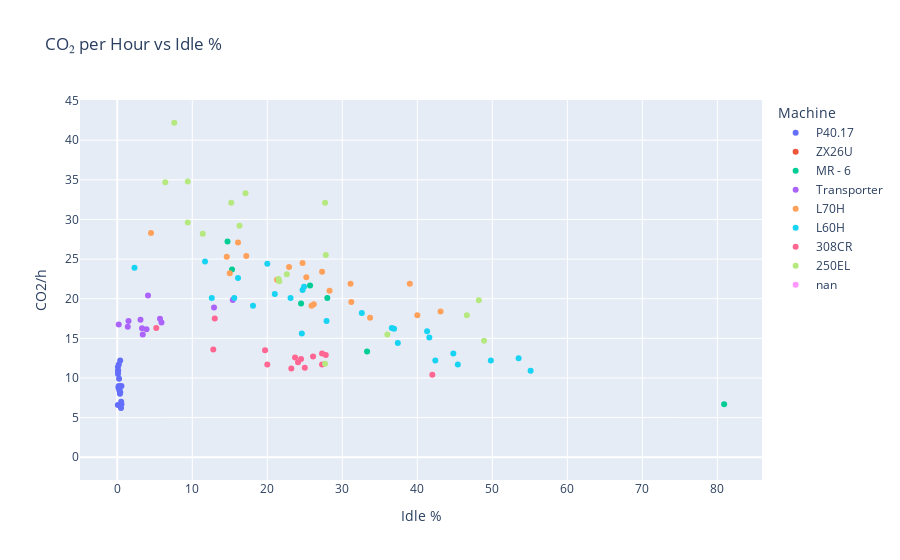

The cell this chart's notebook holds for it:
### Markdown cell above
### CO2/h vs Idle %

### Code cell
fig3 = px.scatter(data, x='Idle %', y='CO2/h', color='Machine',
                  hover_data=['Date', 'engine_hours', 'Fuel (l)'],
                  title='CO₂ per Hour vs Idle %')
fig3.show()

### Figure 1 — Plotly figure (JSON) as saved in the notebook; plotly's stock layout.template omitted (floating-point values rounded to 4 significant figures)
{"data": [{"customdata": [["2025-04-14", 0.5667, 2.5], ["2025-04-15", 0.6833, 2.3], ["2025-04-16", 0.5833, 2.5], ["2025-04-22", 1.767, 5.7], ["2025-04-23", 1.85, 4.6], ["2025-04-24", 1.733, 5.8], ["2025-04-25", 0.5667, 2.6], ["2025-04-28", 1.967, 6.2], ["2025-04-29", 3.833, 12.9], ["2025-04-30", 0.6833, 2.7], ["2025-05-01", 0.5833, 2.4], ["2025-05-02", 0.15, 0.7], ["2025-05-05", 0.5667, 2.1], ["2025-05-06", 1.267, 3.8], ["2025-05-07", 3.067, 9.5], ["2025-05-08", 3.083, 7.8], ["2025-05-09", 1.367, 5.6], ["2025-05-10", 0, 0], ["2025-05-12", 2.217, 5.2], ["2025-05-13", 2.983, 9.9], ["2025-05-14", 1.45, 3.8]], "hovertemplate": "Machine=P40.17<br>Idle %=%{x}<br>CO2/h=%{y}<br>Date=%{customdata[0]}<br>engine_hours=%{customdata[1]}<br>Fuel (l)=%{customdata[2]}<extra></extra>", "legendgroup": "P40.17", "marker": {"color": "#636efa", "symbol": "circle"}, "mode": "markers", "name": "P40.17", "orientation": "v", "showlegend": true, "type": "scatter", "x": [0.21, 0.56, 0.09, 0.27, 0.08, 0.34, 0.39, 0.3, 0.2, 0.1, 0.11, null, 0.24, 0.36, 0.4, 0.56, 0.12, null, 0.5, 0.16, 0.52], "xaxis": "x", "y": [11.7, 9, 11.4, 8.6, 6.6, 8.9, 12.2, 8.4, 9, 10.5, 10.9, 12.4, 9.9, 8, 8.2, 6.7, 10.9, 0, 6.2, 8.8, 7], "yaxis": "y"}, {"customdata": [["2025-04-14", 2.9, null], ["2025-04-15", 4.3, null], ["2025-04-16", 3.8, null], ["2025-04-22", 2.1, null], ["2025-04-23", 0.4, null], ["2025-04-24", 0.7, null], ["2025-04-30", 3.5, null], ["2025-05-01", 5.4, null], ["2025-05-02", 5.2, null], ["2025-05-03", 0, null], ["2025-05-04", 4.1, null], ["2025-05-05", 3.2, null], ["2025-05-06", 0.8, null], ["2025-05-07", 1.4, null], ["2025-05-08", 2.9, null], ["2025-05-09", 1.1, null], ["2025-05-12", 0.8, null], ["2025-05-14", 2.5, null]], "hovertemplate": "Machine=ZX26U<br>Idle %=%{x}<br>CO2/h=%{y}<br>Date=%{customdata[0]}<br>engine_hours=%{customdata[1]}<br>Fuel (l)=%{customdata[2]}<extra></extra>", "legendgroup": "ZX26U", "marker": {"color": "#EF553B", "symbol": "circle"}, "mode": "markers", "name": "ZX26U", "orientation": "v", "showlegend": true, "type": "scatter", "x": [null, null, null, null, null, null, null, null, null, null, null, null, null, null, null, null, null, null], "xaxis": "x", "y": [null, null, null, null, null, null, null, null, null, null, null, null, null, null, null, null, null, null], "yaxis": "y"}, {"customdata": [["2025-04-14", 0.2, 1], ["2025-04-16", 0, 0], ["2025-04-20", 3.5, 28.4], ["2025-04-21", 6.1, 62.2], ["2025-04-22", 1.5, 10.9], ["2025-04-23", 5.3, 39.9], ["2025-04-24", 6.5, 57.7], ["2025-04-30", 0.4, 1], ["2025-05-07", 78.8, null], ["2025-05-08", 66.1, null], ["2025-05-09", 16, null], ["2025-05-12", 82.4, null], ["2025-05-13", 77.1, null], ["2025-05-14", 59.5, null]], "hovertemplate": "Machine=MR - 6<br>Idle %=%{x}<br>CO2/h=%{y}<br>Date=%{customdata[0]}<br>engine_hours=%{customdata[1]}<br>Fuel (l)=%{customdata[2]}<extra></extra>", "legendgroup": "MR - 6", "marker": {"color": "#00cc96", "symbol": "circle"}, "mode": "markers", "name": "MR - 6", "orientation": "v", "showlegend": true, "type": "scatter", "x": [33.3, null, 25.7, 14.7, 24.5, 28, 15.3, 80.9, 0.19, 0.19, 0.21, 0.2, 0.16, 0.2], "xaxis": "x", "y": [13.35, 0, 21.67, 27.23, 19.4, 20.1, 23.7, 6.68, null, null, null, null, null, null], "yaxis": "y"}, {"customdata": [["2025-04-14", 2.26, 13.1], ["2025-04-15", 2.28, 13.8], ["2025-04-16", 2.2, 14.3], ["2025-04-17", 2.15, 15.2], ["2025-04-22", 2.15, 13.7], ["2025-04-23", 2.23, 13.6], ["2025-04-24", 2.13, 13.3], ["2025-04-25", 2.22, 14.3], ["2025-04-28", 2.2, 13.8], ["2025-04-29", 2.1, 14], ["2025-04-30", 2.26, 14.8], ["2025-05-01", 2.41, 17.9], ["2025-05-05", 2.42, 18.5], ["2025-05-06", 2.13, 18], ["2025-05-07", 2.26, 18.7], ["2025-05-08", 2.19, 18.7], ["2025-05-09", 2.25, 18.7], ["2025-05-12", 2.19, 13.5], ["2025-05-13", 2.16, 13.7], ["2025-05-14", 1.04, 9.2]], "hovertemplate": "Machine=Transporter<br>Idle %=%{x}<br>CO2/h=%{y}<br>Date=%{customdata[0]}<br>engine_hours=%{customdata[1]}<br>Fuel (l)=%{customdata[2]}<extra></extra>", "legendgroup": "Transporter", "marker": {"color": "#ab63fa", "symbol": "circle"}, "mode": "markers", "name": "Transporter", "orientation": "v", "showlegend": true, "type": "scatter", "x": [3.4, 3.9, 3.1, 12.9, 5.9, 3.3, null, 1.5, 0.2, null, 5.7, 15.4, 4.1, null, null, null, null, 1.4, null, null], "xaxis": "x", "y": [15.48, 16.16, 17.36, 18.88, 17.01, 16.28, 16.67, 17.2, 16.75, 17.8, 17.48, 19.83, 20.41, 22.56, 22.09, 22.8, 22.19, 16.46, 16.93, 23.62], "yaxis": "y"}, {"customdata": [["2025-04-14", 4.05, 33.4], ["2025-04-15", 3.633, 37], ["2025-04-16", 2.583, 17.9], ["2025-04-20", 5.3, 44.6], ["2025-04-21", 6.183, 56.9], ["2025-04-22", 2.083, 13.8], ["2025-04-23", 5.617, 44.4], ["2025-04-24", 8.183, 60.3], ["2025-04-30", 0.3667, 3.9], ["2025-05-01", 4.7, 41], ["2025-05-02", 1.867, 13.4], ["2025-05-05", 7.167, 68.4], ["2025-05-06", 4.483, 40.5], ["2025-05-07", 4.633, 44], ["2025-05-08", 4.633, 40.8], ["2025-05-09", 0.8333, 5.6], ["2025-05-12", 7.833, 64.5], ["2025-05-13", 4.167, 30.3], ["2025-05-14", 3.4, 29]], "hovertemplate": "Machine=L70H<br>Idle %=%{x}<br>CO2/h=%{y}<br>Date=%{customdata[0]}<br>engine_hours=%{customdata[1]}<br>Fuel (l)=%{customdata[2]}<extra></extra>", "legendgroup": "L70H", "marker": {"color": "#FFA15A", "symbol": "circle"}, "mode": "markers", "name": "L70H", "orientation": "v", "showlegend": true, "type": "scatter", "x": [39, 16.1, 43.1, 21.3, 24.7, 33.7, 28.3, 31.2, 4.5, 15, 25.9, 17.2, 22.9, 14.6, 27.3, 40, 31.1, 26.2, 25.2], "xaxis": "x", "y": [21.9, 27.1, 18.4, 22.4, 24.5, 17.6, 21, 19.6, 28.3, 23.2, 19.1, 25.4, 24, 25.3, 23.4, 17.9, 21.9, 19.3, 22.7], "yaxis": "y"}, {"customdata": [["2025-04-14", 8.583, 51.2], ["2025-04-15", 4.9, 27.9], ["2025-04-16", 6.983, 47.7], ["2025-04-17", 3.033, 24.1], ["2025-04-18", 2.667, 21.6], ["2025-04-19", 2.417, 14.8], ["2025-04-21", 2.417, 22.2], ["2025-04-22", 1.067, 9.9], ["2025-04-23", 4.533, 24.5], ["2025-04-24", 4.133, 18.2], ["2025-04-25", 1.917, 16.3], ["2025-04-28", 3.55, 20.8], ["2025-04-29", 4.167, 19.1], ["2025-04-30", 8.017, 60.7], ["2025-05-01", 6.533, 49.3], ["2025-05-02", 5.917, 45.9], ["2025-05-04", 0.7333, 6.6], ["2025-05-05", 4.983, 22.9], ["2025-05-06", 5.433, 22.3], ["2025-05-07", 4.733, 22.3], ["2025-05-08", 7.817, 50.4], ["2025-05-09", 4.383, 26.7], ["2025-05-12", 8.617, 65.2], ["2025-05-13", 8.583, 61.5], ["2025-05-14", 5.617, 28.4]], "hovertemplate": "Machine=L60H<br>Idle %=%{x}<br>CO2/h=%{y}<br>Date=%{customdata[0]}<br>engine_hours=%{customdata[1]}<br>Fuel (l)=%{customdata[2]}<extra></extra>", "legendgroup": "L60H", "marker": {"color": "#19d3f3", "symbol": "circle"}, "mode": "markers", "name": "L60H", "orientation": "v", "showlegend": true, "type": "scatter", "x": [41.3, 41.6, 32.6, 24.7, 24.9, 36.6, 20, 11.7, 37.4, 45.4, 16.1, 24.6, 42.4, 23.1, 15.6, 21, 2.3, 49.8, 55.1, 53.5, 27.9, 36.9, 12.6, 18.1, 44.8], "xaxis": "x", "y": [15.9, 15.1, 18.2, 21.1, 21.5, 16.3, 24.4, 24.7, 14.4, 11.7, 22.6, 15.6, 12.2, 20.1, 20.1, 20.6, 23.9, 12.2, 10.9, 12.5, 17.2, 16.2, 20.1, 19.1, 13.1], "yaxis": "y"}, {"customdata": [["2025-04-14", 4.817, 31.6], ["2025-04-15", 3.983, 19], ["2025-04-16", 1.6, 9.8], ["2025-04-22", 2.667, 10.4], ["2025-04-23", 5.25, 24.5], ["2025-04-24", 2.95, 14], ["2025-04-25", 0, 0], ["2025-04-28", 0.1833, 0.9], ["2025-04-29", 5.783, 25.4], ["2025-04-30", 6.35, 30.9], ["2025-05-01", 6.133, 31.1], ["2025-05-02", 0.0833, 0.4], ["2025-05-03", 0.1333, 0.4], ["2025-05-05", 5.15, 21.8], ["2025-05-06", 6.65, 30], ["2025-05-07", 5.333, 27.3], ["2025-05-08", 0.05, 0.1], ["2025-05-12", 6.367, 28.1], ["2025-05-13", 0.9833, 4.4], ["2025-05-14", 3.233, 13.6]], "hovertemplate": "Machine=308CR<br>Idle %=%{x}<br>CO2/h=%{y}<br>Date=%{customdata[0]}<br>engine_hours=%{customdata[1]}<br>Fuel (l)=%{customdata[2]}<extra></extra>", "legendgroup": "308CR", "marker": {"color": "#FF6692", "symbol": "circle"}, "mode": "markers", "name": "308CR", "orientation": "v", "showlegend": true, "type": "scatter", "x": [13, 26.1, 5.2, 42, 24.5, 23.7, null, 27.3, 27.3, 27.8, 19.7, null, null, 25, 24.1, 12.8, null, 20, null, 23.2], "xaxis": "x", "y": [17.5, 12.7, 16.3, 10.4, 12.4, 12.6, 0, 13.1, 11.7, 12.9, 13.5, 12.8, 8, 11.3, 12, 13.6, 5.3, 11.7, 11.9, 11.2], "yaxis": "y"}, {"customdata": [["2025-04-14", 2466667, 16.6], ["2025-04-15", 3583333, 39.3], ["2025-04-16", 1533333, 24.3], ["2025-04-20", 4416667, 55.3], ["2025-04-21", 5.5, 72], ["2025-04-22", 1.45, 12.6], ["2025-04-23", 4533333, 37.9], ["2025-04-24", 6616667, 73.6], ["2025-04-30", 0.5333, 3.1], ["2025-05-01", 4316667, 41.4], ["2025-05-02", 1.5, 8.3], ["2025-05-05", 3366667, 40.6], ["2025-05-06", 3166667, 38.2], ["2025-05-07", 0.3833, 5], ["2025-05-08", 0.5, 5.3], ["2025-05-09", 0.3167, 1.4], ["2025-05-12", 2.9, 21.6], ["2025-05-13", 4.05, 34.3]], "hovertemplate": "Machine=250EL<br>Idle %=%{x}<br>CO2/h=%{y}<br>Date=%{customdata[0]}<br>engine_hours=%{customdata[1]}<br>Fuel (l)=%{customdata[2]}<extra></extra>", "legendgroup": "250EL", "marker": {"color": "#B6E880", "symbol": "circle"}, "mode": "markers", "name": "250EL", "orientation": "v", "showlegend": true, "type": "scatter", "x": [46.6, 16.3, 7.6, 17.1, 9.4, 22.6, 21.6, 9.4, 36, 27.8, 48.9, 27.7, 15.2, 6.4, 11.4, 27.7, 48.2, 21.5], "xaxis": "x", "y": [17.9, 29.2, 42.2, 33.3, 34.8, 23.1, 22.2, 29.6, 15.5, 25.5, 14.7, 32.1, 32.1, 34.7, 28.2, 11.8, 19.8, 22.5], "yaxis": "y"}, {"customdata": [["NaT", null, null]], "hovertemplate": "Machine=nan<br>Idle %=%{x}<br>CO2/h=%{y}<br>Date=%{customdata[0]}<br>engine_hours=%{customdata[1]}<br>Fuel (l)=%{customdata[2]}<extra></extra>", "legendgroup": "nan", "marker": {"color": "#FF97FF", "symbol": "circle"}, "mode": "markers", "name": "nan", "orientation": "v", "showlegend": true, "type": "scatter", "x": [null], "xaxis": "x", "y": [null], "yaxis": "y"}], "layout": {"legend": {"title": {"text": "Machine"}, "tracegroupgap": 0}, "title": {"text": "CO₂ per Hour vs Idle %"}, "xaxis": {"anchor": "y", "domain": [0, 1], "title": {"text": "Idle %"}}, "yaxis": {"anchor": "x", "domain": [0, 1], "title": {"text": "CO2/h"}}}}
